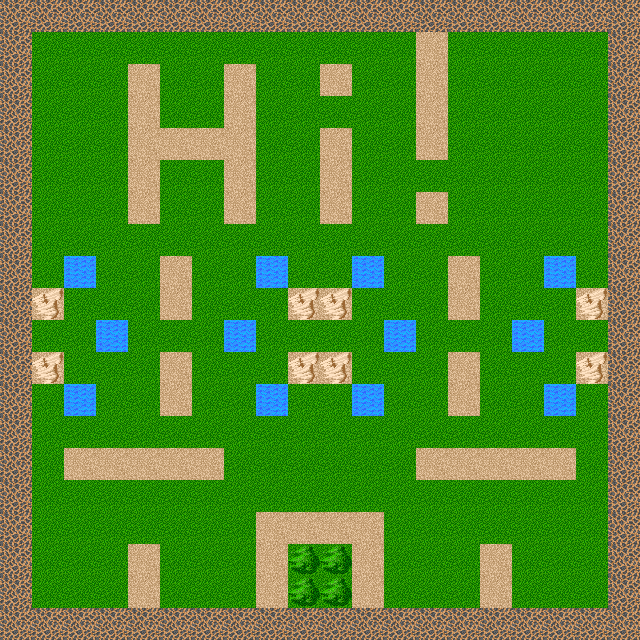

Below is a game level as drawn by its tile map, then a one-line description and the .tmx that defines it (tile-layer data replaced by summaries):
An orthogonal 20x20 tile map with 32x32 px tiles, 3 tile layers (Background, Base, Walls), 3 hidden layers not drawn.

<map version="1.0" orientation="orthogonal" width="20" height="20" tilewidth="32" tileheight="32">
 <tileset firstgid="1" name="dg_edging132" tilewidth="32" tileheight="32">
  <image source="tilesets/dg_edging132.gif" width="256" height="512" />
  <tile id="114">
   <properties>
    <property name="type" value="WATER" />
   </properties>
  </tile>
  <tile id="117">
   <properties>
    <property name="type" value="NORMAL" />
   </properties>
  </tile>
  <tile id="118">
   <properties>
    <property name="type" value="CONCRETE" />
   </properties>
  </tile>
  <tile id="124">
   <properties>
    <property name="type" value="INDESTRUCTIBLE" />
   </properties>
  </tile>
 </tileset>
 <layer name="Spawns" width="20" height="20" visible="0">
  <properties>
   <property name="SpawnInterval" value="1" />
   <property name="SpawnLimit" value="3" />
  </properties>
  <data>[400 cells, 4 non-empty, 1 distinct tile ids]</data>
 </layer>
 <layer name="Start" width="20" height="20" visible="0">
  <data>[400 cells, 1 non-empty, 1 distinct tile ids]</data>
 </layer>
 <layer name="Enemies" width="20" height="20" visible="0">
  <properties>
   <property name="Armored" value="0" />
   <property name="Barrage" value="10" />
   <property name="Dual" value="10" />
   <property name="Fast" value="0" />
   <property name="Normal" value="0" />
  </properties>
  <data>[400 cells, 0 non-empty, 0 distinct tile ids]</data>
 </layer>
 <layer name="Background" width="20" height="20">
  <data>[400 cells, 400 non-empty, 1 distinct tile ids]</data>
 </layer>
 <layer name="Base" width="20" height="20" opacity="0.9">
  <data>[400 cells, 4 non-empty, 1 distinct tile ids]</data>
 </layer>
 <layer name="Walls" width="20" height="20">
  <data>[400 cells, 147 non-empty, 4 distinct tile ids]</data>
 </layer>
</map>
